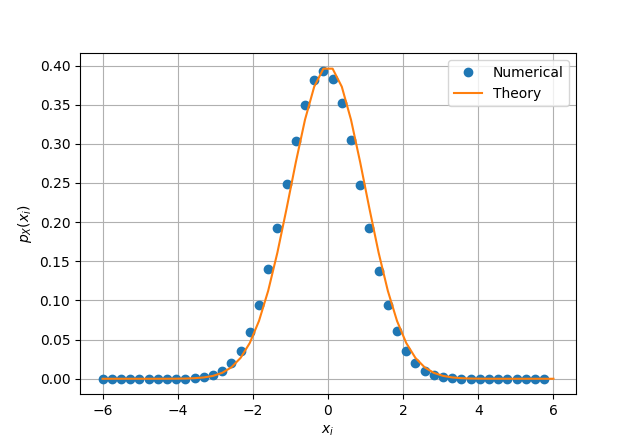

This chart was generated by the following Python code:
import numpy as np
import mpmath as mp
import scipy 
import matplotlib.pyplot as plt
maxrange=50
maxlim=6.0
x = np.linspace(-maxlim,maxlim,maxrange)#points on the x axis
simlen = int(1e6) #number of samples
err = [] #declaring probability list
pdf = [] #declaring pdf list
h = 2*maxlim/(maxrange-1);
#randvar = np.random.normal(0,1,simlen)
#randvar = np.loadtxt('uni.dat',dtype='double')
randvar = np.loadtxt('gau.dat',dtype='double')

for i in range(0,maxrange):
	err_ind = np.nonzero(randvar < x[i]) #checking probability condition
	err_n = np.size(err_ind) #computing the probability
	err.append(err_n/simlen) #storing the probability values in a list

	
for i in range(0,maxrange-1):
	test = (err[i+1]-err[i])/(x[i+1]-x[i])
	pdf.append(test) #storing the pdf values in a list

def gauss_pdf(x):
	return 1/mp.sqrt(2*np.pi)*np.exp(-x**2/2.0)
	
vec_gauss_pdf = scipy.vectorize(gauss_pdf)

plt.plot(x[0:(maxrange-1)].T,pdf,'o')
plt.plot(x,vec_gauss_pdf(x))#plotting the PDF
plt.grid() #creating the grid
plt.xlabel('$x_i$')
plt.ylabel('$p_X(x_i)$')
plt.legend(["Numerical","Theory"])


plt.show() 
